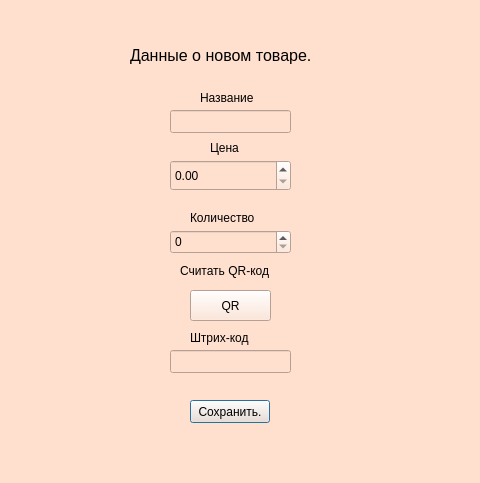
<?xml version="1.0" encoding="UTF-8"?>
<ui version="4.0">
 <class>AddItemDialog</class>
 <widget class="QDialog" name="AddItemDialog">
  <property name="geometry">
   <rect>
    <x>0</x>
    <y>0</y>
    <width>480</width>
    <height>483</height>
   </rect>
  </property>
  <property name="windowTitle">
   <string>Добавление товара</string>
  </property>
  <property name="styleSheet">
   <string notr="true">background-color: rgb(255, 224, 207);</string>
  </property>
  <widget class="QLabel" name="label">
   <property name="geometry">
    <rect>
     <x>130</x>
     <y>30</y>
     <width>221</width>
     <height>51</height>
    </rect>
   </property>
   <property name="font">
    <font>
     <pointsize>12</pointsize>
    </font>
   </property>
   <property name="text">
    <string>Данные о новом товаре.</string>
   </property>
  </widget>
  <widget class="QLineEdit" name="titleInput">
   <property name="geometry">
    <rect>
     <x>170</x>
     <y>110</y>
     <width>121</width>
     <height>23</height>
    </rect>
   </property>
  </widget>
  <widget class="QLabel" name="label_2">
   <property name="geometry">
    <rect>
     <x>200</x>
     <y>90</y>
     <width>71</width>
     <height>16</height>
    </rect>
   </property>
   <property name="text">
    <string>Название</string>
   </property>
  </widget>
  <widget class="QLabel" name="label_3">
   <property name="geometry">
    <rect>
     <x>190</x>
     <y>330</y>
     <width>71</width>
     <height>16</height>
    </rect>
   </property>
   <property name="text">
    <string>Штрих-код</string>
   </property>
  </widget>
  <widget class="QLineEdit" name="barCodeInput">
   <property name="geometry">
    <rect>
     <x>170</x>
     <y>350</y>
     <width>121</width>
     <height>23</height>
    </rect>
   </property>
   <property name="text">
    <string/>
   </property>
  </widget>
  <widget class="QPushButton" name="saveButton">
   <property name="geometry">
    <rect>
     <x>190</x>
     <y>400</y>
     <width>80</width>
     <height>23</height>
    </rect>
   </property>
   <property name="text">
    <string>Сохранить.</string>
   </property>
  </widget>
  <widget class="QLabel" name="label_4">
   <property name="geometry">
    <rect>
     <x>180</x>
     <y>260</y>
     <width>111</width>
     <height>21</height>
    </rect>
   </property>
   <property name="text">
    <string>Считать QR-код</string>
   </property>
  </widget>
  <widget class="QPushButton" name="qrButton">
   <property name="geometry">
    <rect>
     <x>190</x>
     <y>290</y>
     <width>81</width>
     <height>31</height>
    </rect>
   </property>
   <property name="text">
    <string>QR</string>
   </property>
  </widget>
  <widget class="QLabel" name="label_5">
   <property name="geometry">
    <rect>
     <x>210</x>
     <y>140</y>
     <width>57</width>
     <height>15</height>
    </rect>
   </property>
   <property name="text">
    <string>Цена</string>
   </property>
  </widget>
  <widget class="QDoubleSpinBox" name="priceInput">
   <property name="geometry">
    <rect>
     <x>170</x>
     <y>160</y>
     <width>121</width>
     <height>31</height>
    </rect>
   </property>
  </widget>
  <widget class="QLabel" name="label_6">
   <property name="geometry">
    <rect>
     <x>190</x>
     <y>210</y>
     <width>81</width>
     <height>16</height>
    </rect>
   </property>
   <property name="text">
    <string>Количество</string>
   </property>
  </widget>
  <widget class="QSpinBox" name="countInput">
   <property name="geometry">
    <rect>
     <x>170</x>
     <y>230</y>
     <width>121</width>
     <height>24</height>
    </rect>
   </property>
  </widget>
 </widget>
 <resources/>
 <connections/>
</ui>
